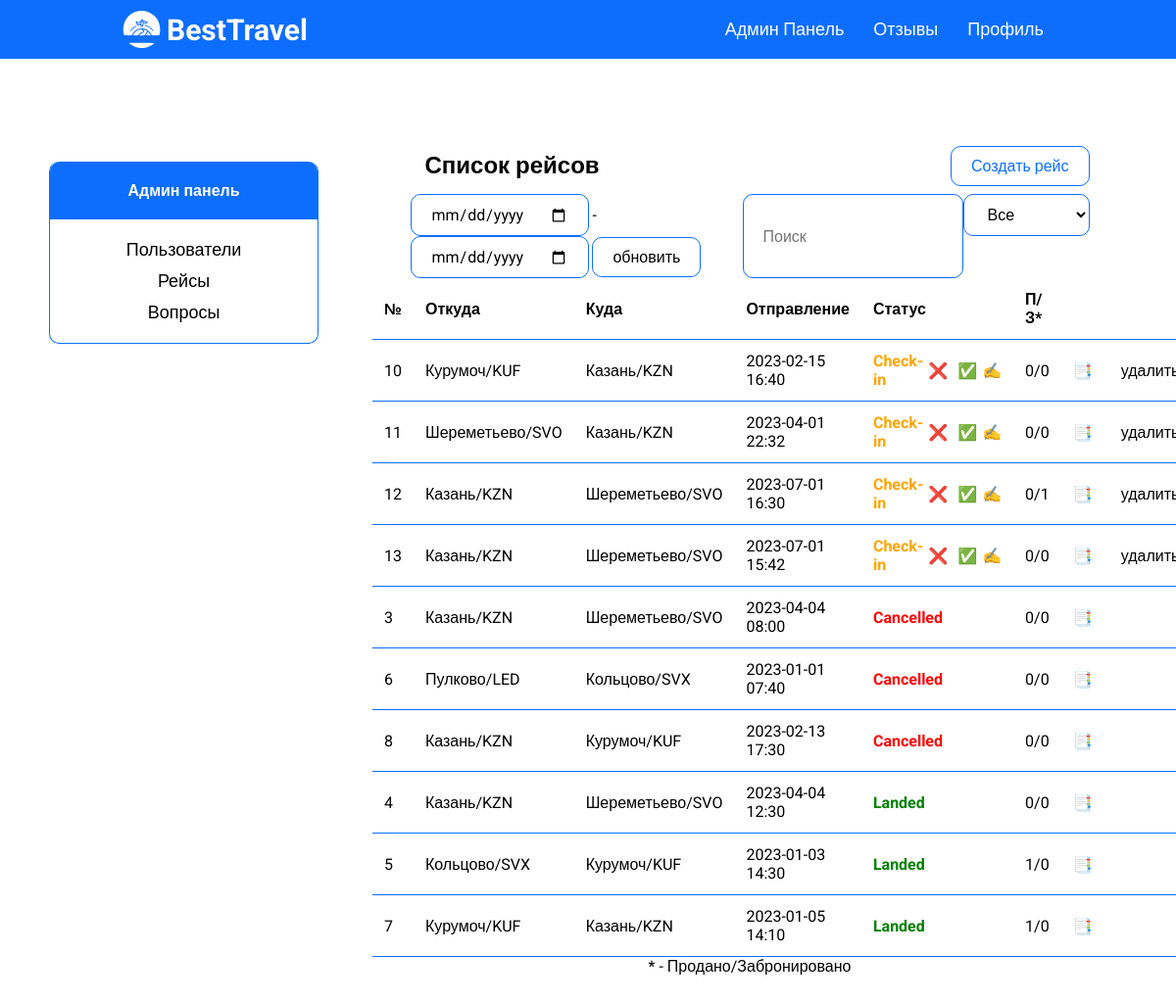
Page /admin-flights-page.php (signed in) on the earlier database version.
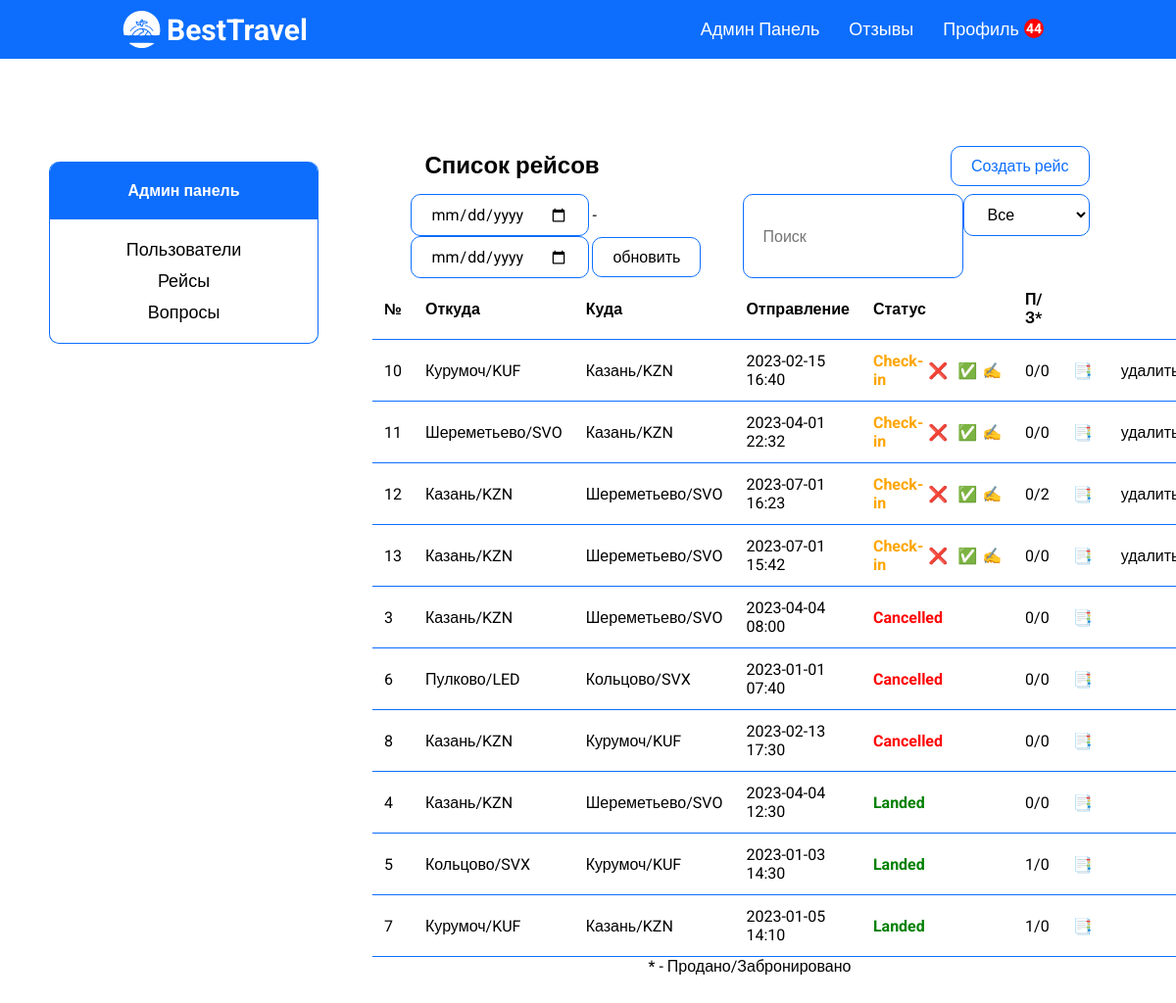
Same page on the later database version.
### tables this page shows
CREATE TABLE `flights` (
  `flight_id` int(11) NOT NULL,
  `scheduled_departure` datetime NOT NULL,
  `scheduled_arrival` datetime NOT NULL,
  `departure_airport` int(11) NOT NULL,
  `arrival_airport` int(11) NOT NULL,
  `status_id` int(11) NOT NULL,
  `aircraft_id` int(11) NOT NULL,
  `price` int(11) NOT NULL,
  `actual_departure` datetime DEFAULT NULL,
  `actual_arrival` datetime DEFAULT NULL
);

CREATE TABLE `airports` (
  `airport_id` int(11) NOT NULL,
  `airport_name` varchar(255) NOT NULL,
  `city_id` int(11) NOT NULL,
  `airport_code` varchar(11) NOT NULL
);

CREATE TABLE `statuses` (
  `status_id` int(11) NOT NULL,
  `status` varchar(30) NOT NULL
);

### functions/methods.php (called while the page is built)
<?php
    class Methods
    {
        public function pagination($array, $max, $page) {
            $max_results = $max;
            $pages = count($array) < $max_results ? 0 : ceil(count($array) / $max_results);
            $offset = $max_results * ($page - 1);
            $items = array_slice($array, $offset, $max_results);
            return ['array' => $items, 'pages' => $pages];
        }
        public function convDate($date) {
            $x = new DateTime($date);
            return $x->format('Y-m-d');
        }
        public function convTime($date) {
            $x = new DateTime($date);
            return $x->format('H:i');
        }
  }
  $mtd = new Methods;
?>

### database/requests.php (called while the page is built, shortened)
<?php
function getAll($string)
{
    require 'connect.php';
    $data = mysqli_query($connect, $string);
    if (mysqli_num_rows($data) > 0) {
        return mysqli_fetch_all($data, MYSQLI_ASSOC);
    } else {
        return false;
    }
}
class ApiProvider
{
    public function getAllFlights($status)
    {
        return getAll("
        select f.flight_id, f.scheduled_departure, f.scheduled_arrival,
        da.airport_name as d_name, da.airport_code as d_code,
        aa.airport_name as a_name, aa.airport_code as a_code,
        s.status, a.model, f.price,
        (select count(book_id) from bookings b
        where b.flight_id = f.flight_id and f.status_id = '3') as sold,
        (select count(book_id) from bookings
        where flight_id = f.flight_id and f.status_id = '1') as booked
        from flights f
        left join airports da on da.airport_id = f.departure_airport
        left join airports aa on aa.airport_id = f.arrival_airport
        left join statuses s on s.status_id = f.status_id
        left join aircrafts a on a.aircraft_id = f.aircraft_id
        where s.status like '%$status%'
      ");
    }
    public function getNotifications($user_id)
    {
        return getAll("
            select n.notification_id, n.notification_title, n.notification_desc, n.notification_date, n.flight_id from notifications n
            left join bookings b on b.flight_id = n.flight_id
            where n.flight_id in (select flight_id from bookings where user_id = '$user_id')
            and n.notification_date > b.booking_date
            order by n.notification_date desc;
        ");
    }
}
?>

### admin-flights-page.php (the view, shortened to what the changed rows need)
<?php
require_once 'database/requests.php';
require_once 'functions/methods.php';
$flights = $provider->getAllFlights($_SESSION['admin-status']);
if ($flights) {
    $pagination = $mtd->pagination($flights, 10, $_GET['page']);
    $flights = $pagination['array'];
}
?>
<!DOCTYPE html>
<html lang="ru">
<?php require 'templates/head.php'; ?>
<body>
<?php require_once 'templates/header.php'; ?>
<div class="container df jcsb fw">
    <main class="df fc jcc aic">
        <div class="df jcsb w-90 aic">
            <h2 class="tac admin-title">Список рейсов</h2>
        </div>
        <?php if ($flights): ?>
            <table class='history-table'>
                <tr class='history-tr'>
                    <th>№</th>
                    <th>Откуда</th>
                    <th>Куда</th>
                    <th>Отправление</th>
                    <th>Статус</th>
                    <th>П/З*</th>
                    <th></th>
                    <th></th>
                </tr>
                <?php foreach ($flights as $item): ?>
                    <tr class='history-tr'>
                        <td><?= $item['flight_id'] ?></td>
                        <td class="search-list"><?= $item['d_name'] ?>/<?= $item['d_code'] ?></td>
                        <td><?= $item['a_name'] ?>/<?= $item['a_code'] ?></td>
                        <td>
                            <?= $mtd->convDate($item['scheduled_departure']) ?>
                            <?= $mtd->convTime($item['scheduled_departure']) ?>
                        </td>
                        <td>
                            <?php if ($item['status'] == 'Landed'): ?>
                                <p class='landed'><?= $item['status'] ?></p>
                            <?php elseif ($item['status'] == 'Cancelled'): ?>
                                <p class='cancelled'><?= $item['status'] ?></p>
                            <?php elseif ($item['status'] == 'Check-in'): ?>
                                <div class='refund'>
                                    <?= $item['status'] ?>
                                    <form action="" method='post'>
                                        <button name='cancel'
                                                value='<?= $item['flight_id']; ?>'
                                                class="cancel-btn" type='submit'>&#10060;
                                        </button>
                                    </form>
                                    <form action="" method='post'>
                                        <button name='accept'
                                                value='<?= $item['flight_id']; ?>'
                                                class="cancel-btn" type='submit'>&#9989;
                                        </button>
                                    </form>
                                    <a href="update-flight-page.php/<?= $item['flight_id']; ?>">&#9997;</a>
                                </div>
                            <?php endif; ?>
                        </td>
                        <td>
                            <?= $item['sold'] ?>/<?= $item['booked'] ?>
                        </td>
                        <td>
                            <a href="flight-pass-page.php/<?= $item['flight_id'] ?>">&#128209;</a>
                        </td>
                        <td>
                            <?php if($item['status'] == 'Check-in'): ?>
                                <form method='post'>
                                    <button name='delete'
                                            value='<?= $item['flight_id']; ?>'
                                            class="cancel-btn" type='submit'>удалить
                                    </button>
                                </form>
                            <?php endif; ?>
                        </td>
                    </tr>
                <?php endforeach; ?>
            </table>
        <?php else: ?>
            <h2 class="tac">Нет данных</h2>
        <?php endif; ?>
    </main>
</div>
</body>
</html>

### templates/header.php (shortened to what the changed rows need)
<header>
    <div class="header df jcsb aic bg">
        <div class="menu df">
            <?php if (!$_SESSION['user']): ?>
                <a href="/reviews-page.php">Отзывы</a>
                <a href="/auth-page.php">Войти</a>
            <?php else: ?>
                <a class="df"
                   href="/profile-page.php?page=1">Профиль <?php if ($provider->getNotifications($_SESSION['user']['id'])): ?>
                        <span
                            class="badge none"><?= count($provider->getNotifications($_SESSION['user']['id'])) ?></span><?php endif; ?>
                </a>
            <?php endif ?>
        </div>
    </div>
</header>

Differences in the rows shown:
changed flights id 12: scheduled_departure "16:30" → "16:23"; booked "1" → "2"
Other differences:
count($provider->getNotifications($_SESSION['user']['id'])): (not shown) → "44"
